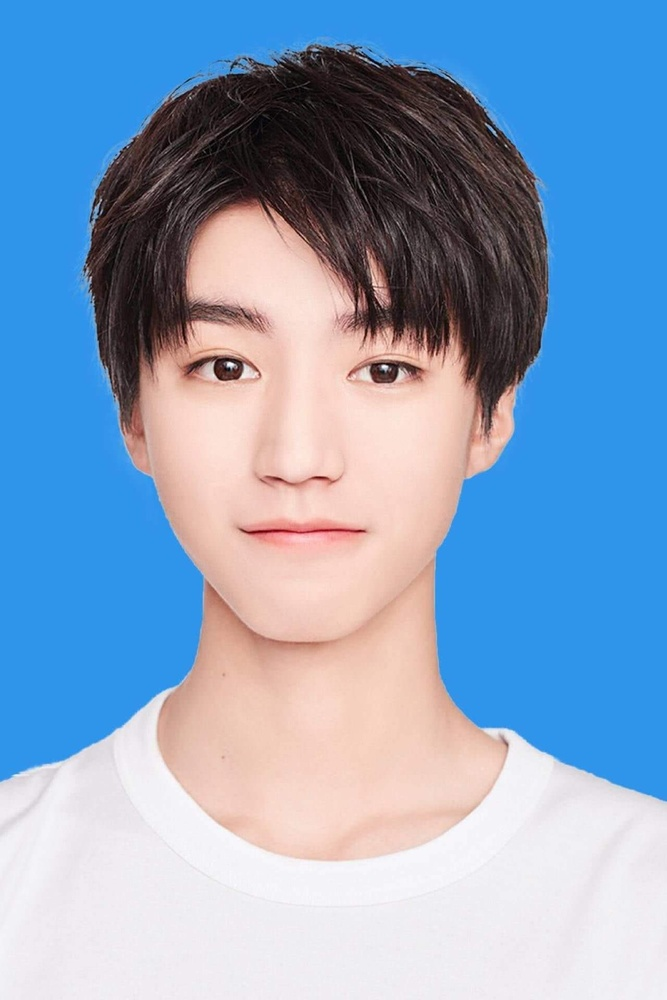
//> input picture timg.jpeg, 667 x 1000 px, shrunk from 1280 x 1920 before the run
$ ./ChangeBackground timg.jpeg   (built with g++ and OpenCV 4)
//> lines starting //> are read from the running program, lines starting //| are printed output that depends on the picture; after the words box and inside, x2 and y2 are one past the last pixel; in counts of white or black regions, pixels touching at a corner belong together
#include <opencv2/opencv.hpp>
#include <iostream>
#include <math.h>

using namespace  std;
using namespace cv;

Mat mat_to_sample(Mat &img);
int main(int argc, char** argv)
{
    if ( argc != 2 )
    {
        printf("usage: DisplayImage.out <Image_Path>\n");
        return -1;
    }

    Mat src;

    //读取图片
    src = imread( argv[1], 1 );
//> src is the input picture: 1000 rows x 667 cols, CV_8UC3; mean B, G, R 192.6, 161.7, 135.1

    //判断图片是否存在
    if(src.empty())
    {
        cout<<"pic is not exist!!!!"<<endl;
        return -1;
    }

    if ( !src.data )
    {
        printf("No image data \n");
        return -1;
    }

    //显示图片
    string win_name = "pic";
    namedWindow(win_name,WINDOW_AUTOSIZE);
    imshow(win_name,src);


    //准备数据
    Mat points = mat_to_sample(src);
//> the loop in mat_to_sample, `for(int row=0;row <img.rows;row++)` made 1000 passes
//> index on passes 1 to 3: 666, 1333, 2000
//> after the loop in mat_to_sample, `for(int row=0;row <img.rows;row++)`: index = 666999

    //运行KMeans
    int num_cluster = 4;
    Mat lables;
    Mat centers;
    TermCriteria criteria =  TermCriteria(TermCriteria::EPS+TermCriteria::COUNT,10,0.1);
    kmeans(points,num_cluster,lables,criteria,3,KMEANS_PP_CENTERS,centers);
//> centers = [[232.1, 148.4, 48.77], [179.7, 193.4, 234.4], [41.85, 41.55, 56.6], [238.8, 235, 240.7]]

    //去背景 + 遮罩生成

    Mat mask = Mat::zeros(src.size(),CV_8UC1);
    int index = src.cols*2+2;
//> index = 1336
    int cindex = lables.at<int>(index,0);  //获取图片左上角(2,2)标签数据 证件照这个位置一般都是背景
//> cindex = 0
    int height = src.rows;
//> height = 1000
    int width = src.cols;
//> width = 667

    //遍历每个像素点
    for(int row=0;row <height;row++)
        for(int col=0;col<width;col++)
        {
            index = row*width+col;
            int lable = lables.at<int>(index,0);
            if(lable == cindex)   //如果当前点为背景点
            {
                mask.at<uchar>(row,col) = 0;    //背景部分为黑色
            }else
            {
                mask.at<uchar>(row,col) = 255;  //原图部分为黑色
            }
        }
//> this loop made 1000 passes
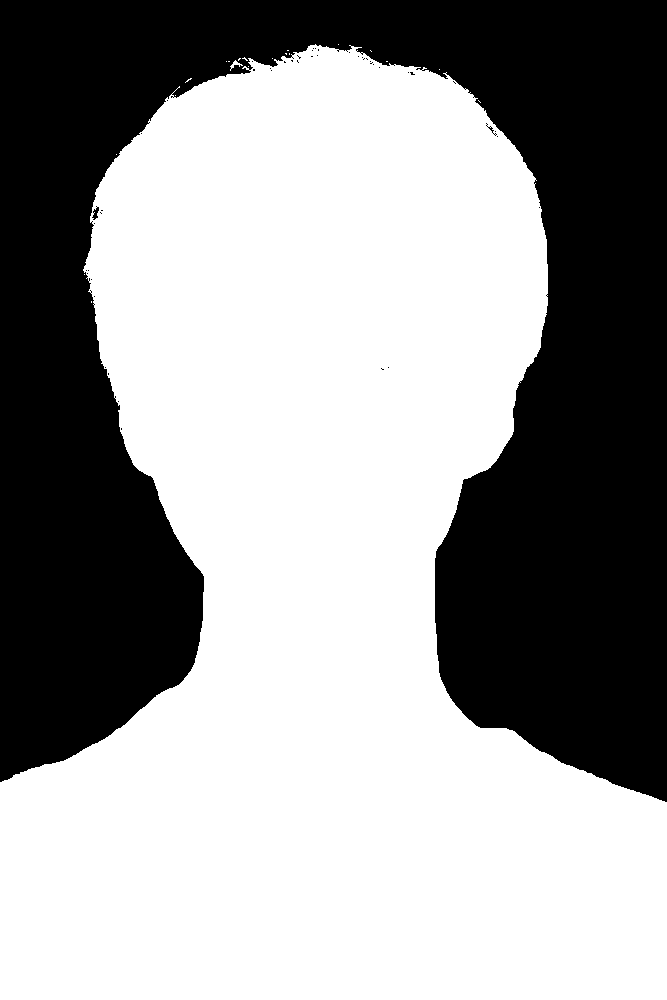
//> mask: 1000 rows x 667 cols, CV_8UC1; 60.6% white; 48 black regions (45 under 20 px), largest, box (x1, y1, x2, y2) and area: (0, 0, 667, 802) 262400, (92, 206, 99, 220) 49, (486, 123, 497, 136) 24
//> after the loop, index = 666999
    imshow("mask",mask);


    //腐蚀 + 高斯模糊   使边界点过渡更加自然 颜色过渡不会太生硬
    Mat kernel = getStructuringElement(MORPH_RECT,Size(3,3));
    erode(mask,mask,kernel);  //腐蚀 减少边界噪点
    imshow("erode mask",mask);

    GaussianBlur(mask,mask,Size(3,3),0,0);  //高斯模糊
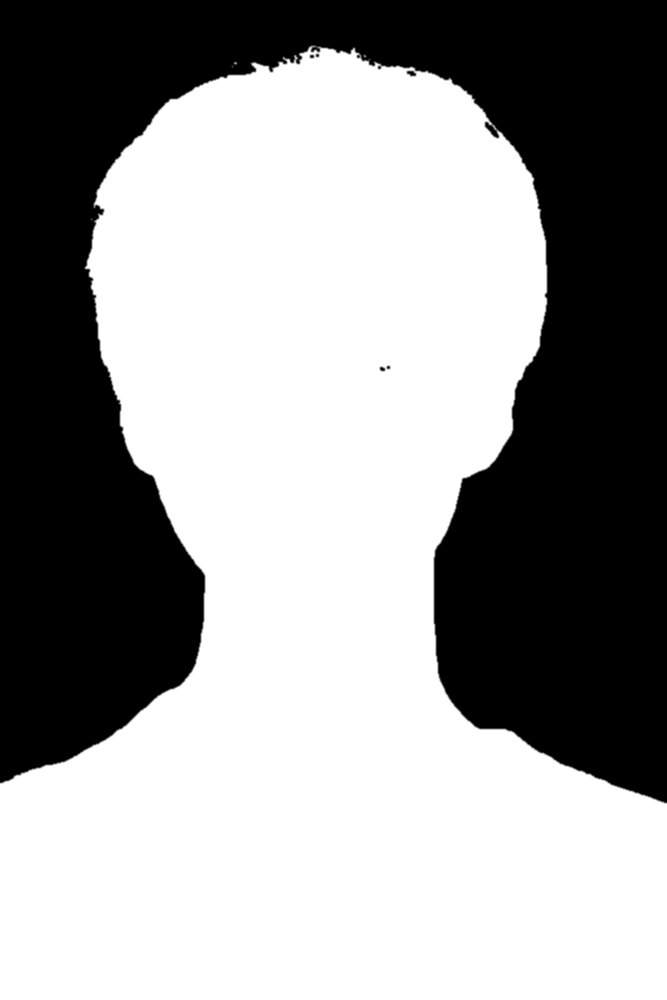
//> mask: 1000 rows x 667 cols, CV_8UC1; min 0, max 255, mean 153.3
    imshow("blur mask",mask);


    //通道混合
    Vec3b color(0,0,255);
    //color[0] = theRNG().uniform(0,255);
    //color[1] = theRNG().uniform(0,255);
    //color[2] = theRNG().uniform(0,255);

    //创建结果图片
    Mat result(src.size(),src.type());

    //背景与前景边界部分经过高斯处理 该部分的颜色需要渐变处理 看起来效果更加自然
    double w =0;
    int b=0,g=0,r=0;
    int b1=0,g1=0,r1=0;
    int b2=0,g2=0,r2=0;

    for(int row=0;row <height;row++)
        for(int col=0;col<width;col++)
        {
            int m = mask.at<uchar>(row,col);
            if(m == 255)   //前景部分 直接将原图拷贝
            {
                result.at<Vec3b>(row,col) = src.at<Vec3b>(row,col);
            }else if(m==0) //背景部分 使用自己定义的颜色
            {
                result.at<Vec3b>(row,col) = color;
            }else  //前景与背景 高斯过渡部分
            {
                w = m/255.0;
                b1 = src.at<Vec3b>(row,col)[0];
                g1 = src.at<Vec3b>(row,col)[1];
                r1 = src.at<Vec3b>(row,col)[2];

                b2 = color[0];
                g2 = color[1];
                r2 = color[2];

                //颜色随着高斯模糊强度 进行加权渐变
                b = b1*w + b2*(1.0-w);
                g = g1*w + g2*(1.0-w);
                r = r1*w + r2*(1.0-w);

                result.at<Vec3b>(row,col)[0] = b;
                result.at<Vec3b>(row,col)[1] = g;
                result.at<Vec3b>(row,col)[2] = r;
            }
        }
//> this loop made 1000 passes
//> (w, b1, g1, r1) on passes 1 to 3: (0, 0, 0, 0), (0, 0, 0, 0), (0, 0, 0, 0)
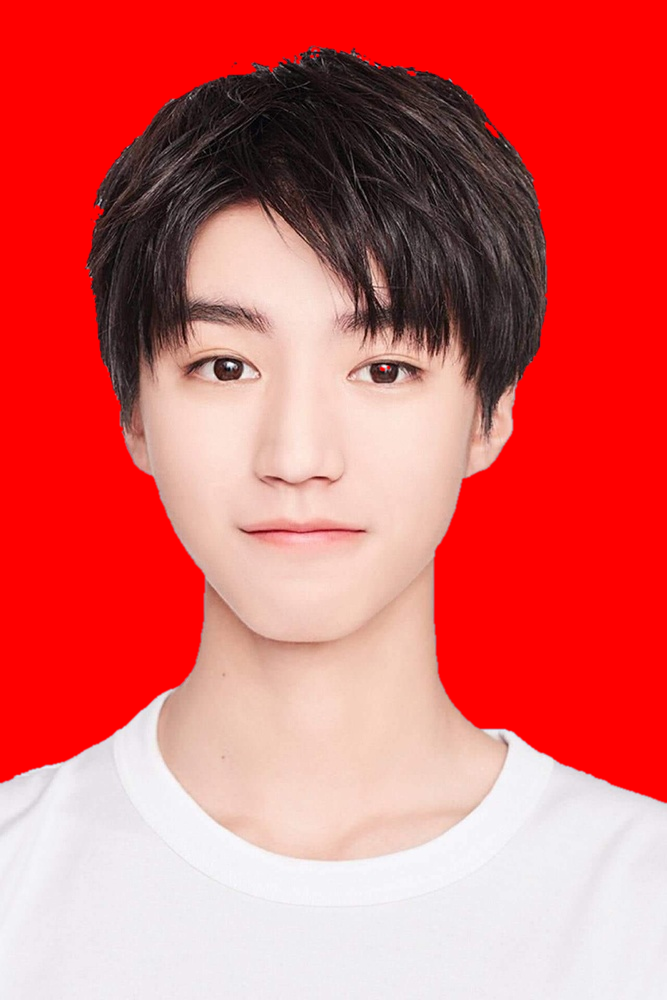
//> result: 1000 rows x 667 cols, CV_8UC3; mean B, G, R 100.2, 102.5, 217
//> after the loop, w = 0.749; b1 = 225; g1 = 211; r1 = 199; b2 = 0; g2 = 0
    imshow("result ",result);
    waitKey(0);
    destroyAllWindows();
    return 0;
}

Mat mat_to_sample(Mat &img)
{
    int width = img.cols;
    int height = img.rows;
    int sample_counts = width*height;
    int dims = img.channels();
    Mat points(sample_counts,dims,CV_32F);

    int index = 0;
    for(int row=0;row <img.rows;row++)
        for(int col=0;col<img.cols;col++)
        {
            index = row * width + col;
            Vec3b bgr = img.at<Vec3b>(row,col);
            points.at<float>(index,0) = bgr[0];
            points.at<float>(index,1) = bgr[1];
            points.at<float>(index,2) = bgr[2];

        }

    return points;
}
